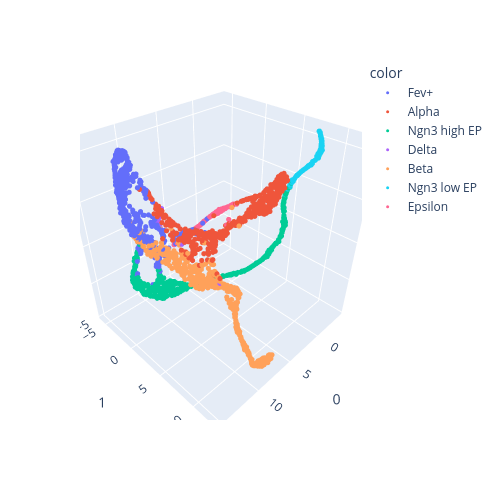

Notebook cell for this chart:
### Code cell
from featuremap import features
import importlib
importlib.reload(features)

features.featuremap_var_3d(emb_featuremap_3d, color=adata.obs['clusters'])

### Figure 1 — Plotly figure (JSON) as saved in the notebook; plotly's stock layout.template omitted (floating-point values rounded to 4 significant figures; data arrays with more than 128 entries replaced by an {"elided": "..."} marker saying what was removed)
{"data": [{"hovertemplate": "color=Fev+<br>0=%{x}<br>1=%{y}<br>2=%{z}<extra></extra>", "legendgroup": "Fev+", "marker": {"color": "#636efa", "size": 3, "symbol": "circle"}, "mode": "markers", "name": "Fev+", "scene": "scene", "showlegend": true, "type": "scatter3d", "x": {"elided": "587 float values"}, "y": {"elided": "587 float values"}, "z": {"elided": "587 float values"}}, {"hovertemplate": "color=Alpha<br>0=%{x}<br>1=%{y}<br>2=%{z}<extra></extra>", "legendgroup": "Alpha", "marker": {"color": "#EF553B", "size": 3, "symbol": "circle"}, "mode": "markers", "name": "Alpha", "scene": "scene", "showlegend": true, "type": "scatter3d", "x": {"elided": "477 float values"}, "y": {"elided": "477 float values"}, "z": {"elided": "477 float values"}}, {"hovertemplate": "color=Ngn3 high EP<br>0=%{x}<br>1=%{y}<br>2=%{z}<extra></extra>", "legendgroup": "Ngn3 high EP", "marker": {"color": "#00cc96", "size": 3, "symbol": "circle"}, "mode": "markers", "name": "Ngn3 high EP", "scene": "scene", "showlegend": true, "type": "scatter3d", "x": {"elided": "529 float values"}, "y": {"elided": "529 float values"}, "z": {"elided": "529 float values"}}, {"hovertemplate": "color=Delta<br>0=%{x}<br>1=%{y}<br>2=%{z}<extra></extra>", "legendgroup": "Delta", "marker": {"color": "#ab63fa", "size": 3, "symbol": "circle"}, "mode": "markers", "name": "Delta", "scene": "scene", "showlegend": true, "type": "scatter3d", "x": [8.794, 11.12, 9.816, 9.081, 10.33, 10.37, 10.32, 10.14, 8.743, 8.713, 11.74, 10.4, 10.43, 10.67, 9.459, 10.15, 8.898, 10.06, 9.64, 9.154, 10.18, 8.981, 10.7, 8.626, 9.834, 9.524, 9.543, 10.54, 9.955, 10.54, 10.28, 8.854, 9.723, 10.56, 9.822, 8.647, 9.914, 10.43, 9.392, 9.634, 9.93, 9.809, 8.598, 10.58, 9.553, 10.42, 8.705, 10.63, 9.605, 10.94, 8.79, 9.977, 9.432, 10.36, 10.43, 9.441, 10.27, 8.539, 8.707, 8.82, 9.646, 11.14, 8.853, 9.354, 10.5, 9.916, 10.1, 8.74, 10.11, 9.568], "y": [-1.783, 4.123, -1.082, -1.633, -0.3183, -0.5007, -0.4325, -0.6668, -1.957, -1.962, 3.549, -0.224, -0.1064, 0.4772, -1.362, -0.596, -1.847, -0.6182, -1.363, -1.562, -0.6131, -1.732, 0.4447, -2.016, -1.011, -1.509, -1.392, 0.1756, 7.841, 0.1675, -0.4341, -1.871, -1.179, 0.02504, -1.027, -2.053, -0.9145, -0.1148, -1.511, -1.362, -0.8542, -1.04, -1.962, 0.2125, -1.397, -0.2058, -2.039, 0.3255, -1.179, 0.9448, -2.034, -0.7976, -1.481, -0.4709, -0.05926, -1.467, -0.2765, -2.026, -1.965, -2.002, -1.236, 1.407, -1.816, -1.55, 0.1045, -0.9743, -0.7013, -2.045, -0.5678, -1.401], "z": [8.295, 8.351, 8.319, 8.264, 8.281, 8.421, 8.397, 8.37, 8.132, 8.253, 6.938, 8.131, 8.245, 8.109, 8.274, 8.423, 8.271, 8.337, 8.449, 8.246, 8.358, 8.291, 8.143, 8.177, 8.325, 8.416, 8.414, 8.316, 5.251, 8.239, 8.294, 8.273, 8.221, 8.274, 8.264, 8.167, 8.325, 8.19, 8.453, 8.374, 8.278, 8.378, 8.294, 8.146, 8.464, 8.213, 8.278, 8.173, 8.175, 8.167, 8.088, 8.281, 8.329, 8.461, 8.202, 8.325, 8.218, 8.389, 8.26, 8.128, 8.268, 7.945, 8.292, 8.285, 8.13, 8.259, 8.324, 8.148, 8.281, 8.36]}, {"hovertemplate": "color=Beta<br>0=%{x}<br>1=%{y}<br>2=%{z}<extra></extra>", "legendgroup": "Beta", "marker": {"color": "#FFA15A", "size": 3, "symbol": "circle"}, "mode": "markers", "name": "Beta", "scene": "scene", "showlegend": true, "type": "scatter3d", "x": {"elided": "591 float values"}, "y": {"elided": "591 float values"}, "z": {"elided": "591 float values"}}, {"hovertemplate": "color=Ngn3 low EP<br>0=%{x}<br>1=%{y}<br>2=%{z}<extra></extra>", "legendgroup": "Ngn3 low EP", "marker": {"color": "#19d3f3", "size": 3, "symbol": "circle"}, "mode": "markers", "name": "Ngn3 low EP", "scene": "scene", "showlegend": true, "type": "scatter3d", "x": {"elided": "138 float values"}, "y": {"elided": "138 float values"}, "z": {"elided": "138 float values"}}, {"hovertemplate": "color=Epsilon<br>0=%{x}<br>1=%{y}<br>2=%{z}<extra></extra>", "legendgroup": "Epsilon", "marker": {"color": "#FF6692", "size": 3, "symbol": "circle"}, "mode": "markers", "name": "Epsilon", "scene": "scene", "showlegend": true, "type": "scatter3d", "x": {"elided": "139 float values"}, "y": {"elided": "139 float values"}, "z": {"elided": "139 float values"}}], "layout": {"autosize": false, "height": 500, "legend": {"title": {"text": "color"}, "tracegroupgap": 0}, "margin": {"t": 60}, "scene": {"domain": {"x": [0, 1], "y": [0, 1]}, "xaxis": {"title": {"text": "0"}}, "yaxis": {"title": {"text": "1"}}, "zaxis": {"title": {"text": "2"}}}, "width": 500}}
